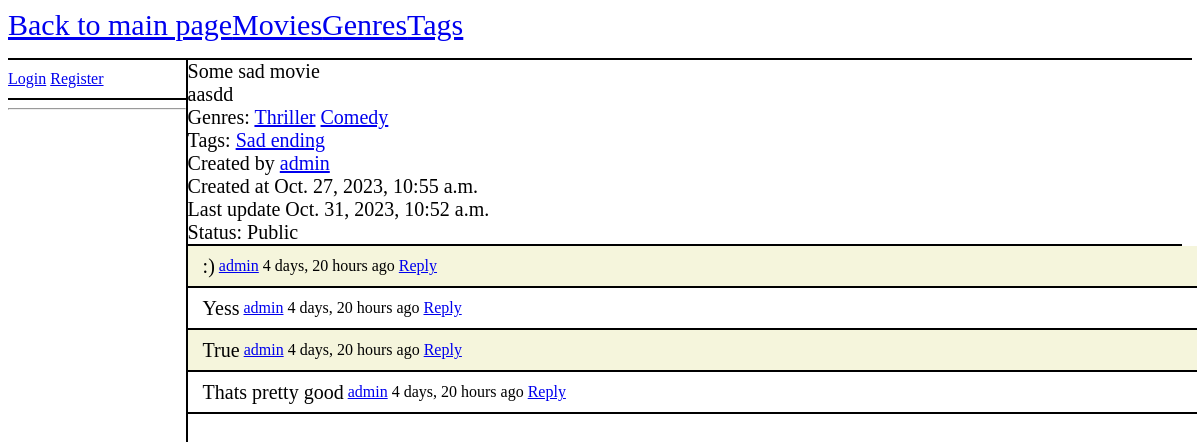
Before: /movies/movie/1/ with the older database file.
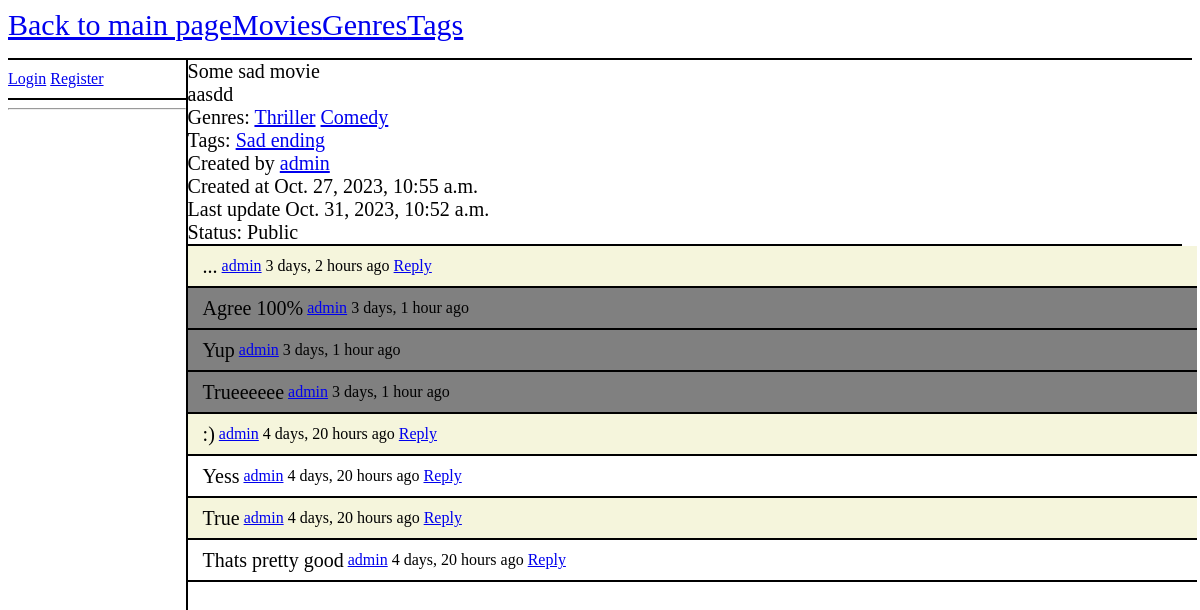
After: the same page with the newer database file.
### movies/models.py (models this page shows, shortened)
class Movie(models.Model):
    name = models.CharField(max_length=100)
    description = models.TextField(max_length=500)
    created_at = models.DateTimeField(auto_now_add=True)
    updated_at = models.DateTimeField(auto_now=True)
    created_by = models.ForeignKey(User, on_delete=models.SET_NULL, null=True, related_name='movies_created')
    updated_by = models.ForeignKey(User, on_delete=models.SET_NULL, null=True, related_name='movies_updated')
    public = models.BooleanField(default=False)
    genres = models.ManyToManyField(Genre)
    tags = models.ManyToManyField(Tag)
    def is_public(self):
        return self.public

class Genre(models.Model):
    name = models.CharField(max_length=100)
    description = models.TextField(max_length=500)
    def __str__(self):
        return self.name

class Tag(models.Model):
    name = models.CharField(max_length=100)
    description = models.TextField(max_length=500)
    def __str__(self):
        return self.name

class Comment(models.Model):
    content = models.TextField(max_length=500)
    author = models.ForeignKey(User, on_delete=models.SET_NULL, null=True)
    created_at = models.DateTimeField(auto_now_add=True)
    created_in = models.ForeignKey(Movie, on_delete=models.SET_NULL, null=True)
    reply = models.BooleanField(default=False)
    reply_to = models.ForeignKey('self', on_delete=models.SET_NULL, null=True)
    def __str__(self):
        return self.content

### movies/views.py (the view)
# urls.py: path("movie/<int:movie_id>/", views.movie_detail, name="movie_detail"),
def movie_detail(request, movie_id):
    context = {}
    movie = get_object_or_404(Movie, pk=movie_id)
    if not movie.public:
        if not request.user.is_staff:
            return HttpResponse("Movie is private")
    comments = movie.comment_set.filter(reply=False).order_by('-created_at')
    context["movie"] = movie
    context["comments"] = comments
    return render(request, "movies/movie_detail.html", context)

### movies/templates/movies/movie_detail.html (shortened to what this page needs)
{% extends 'movies/template.html' %}
{% block left_panel %}
    <hr/>
{% endblock left_panel %}
{% block content %}
    <div class = "right-panel">
        <div class = "movie-info">
            {{ movie.name }}<br/>
            {{ movie.description }}<br/>
            Genres:
            {% for genre in movie.genres.all %}
                <a href="{% url 'genre_detail' genre.id %}">{{ genre }}</a>
            {% endfor %}
            <br/>
            Tags:
            {% for tag in movie.tags.all %}
                <a href="{% url 'tag_detail' tag.id %}">{{ tag }}</a>
            {% endfor %}
            <br/>
            Created by <a href="/profile/{{ movie.created_by.id }}">{{ movie.created_by }}</a><br/>
            Created at {{ movie.created_at }}<br/>
            Last update {{ movie.updated_at }}<br/>
            {% if movie.is_public %}
                Status: Public<br/>
            {% else %}
                Status: Private<br/>
            {% endif %}
        </div>
        {% for comment in comments %}
            <div class = "comment">
                {{ comment }} <span class = "comment-author">&nbsp<a href="{% url 'user_profile' comment.author.id %}">{{ comment.author }}</a> {{ comment.created_at|timesince }} ago&nbsp<a href="{% url 'comment_reply' %}?movie={{ movie.id }}&comment={{ comment.id }}">Reply</a></span><br/>
            </div>
            {% for reply in comment.comment_set.all|dictsortreversed:"created_at" %}
                <div class = "comment-reply">
                    {{ reply }} <span class = "comment-author">&nbsp<a href="{% url 'user_profile' reply.author.id %}">{{ reply.author }}</a> {{ reply.created_at|timesince }} ago
                </div>
            {% endfor %}
        {% endfor %}
    </div>
{% endblock content %}

### movies/templates/movies/template.html
{% load static %}
<html>
    <head>
        <link rel="stylesheet" type="text/css" href="{% static 'styles/main.css' %}">
    </head>
    <body>
        <div class = "navbar">
            <a href="{% url 'index' %}">Back to main page</a>
            <a href="{% url 'movie' %}">Movies</a>
            <a href="{% url 'genre' %}">Genres</a>
            <a href="{% url 'tag' %}">Tags</a>
        </div>
        <div class = "left-panel">
            <div class = "account">
                {% if request.user.is_authenticated %}
                    <div>
                        Hi {{ request.user }} <a href="{% url 'user_profile' request.user.id %}">Profile</a>
                    </div>
                    <div>
                        <a href="{% url 'logout_from_page' %}?next={{ request.path }}">Logout</a>
                    </div>
                {% else %}
                <a href="{% url 'login_to_page' %}?next={{ request.path }}">Login</a>
                <a href="{% url 'register_to_page' %}?next={{ request.path }}">Register</a>
                {% endif%}
            </div>
            {% block left_panel %}
            {% endblock %}
        </div>
        {% block content %}
        {% endblock %}
    </body>
</html>

### movies/static/styles/main.css (style rules this page uses)
body { background-color: white; }
.navbar { border-bottom: 2px solid black; height:50px; display: sticky; }
.account { border-bottom: 2px solid black; padding-top: 10px; padding-bottom: 10px; }
.navbar > a { font-size: 30px; display: flex; justify-content: center; align-items: center; float:left; }
.left-panel { float:left; width:15%; height:90%; border-right: 2px solid black; margin-right:0; display: sticky; }
.right-panel { float:left; width: 84%; height:90%; font-size: 20px; }
.movie, .genre, .tag, .comment { font-size: 20px; min-height:40px; width:100%; border-bottom: 2px solid black; display: flex; align-items: center; padding-left: 15px; }
.comment-reply { font-size: 20px; min-height:40px; width:100%; border-bottom: 2px solid black; display: flex; align-items: center; padding-left: 15px; background-color: grey; }
.comment-author { font-size: 16px; }
.movie:nth-child(2n), .genre:nth-child(2n), .tag:nth-child(2n), .comment:nth-child(2n) { background-color: #F5F5DC; }
.movie-info, .genre-info, .tag-info { border-bottom: 2px solid black; }

Changed rows visible on the page:
added Comment: content "...", author "admin", created_at "3 days, 2 hours"
added Comment: content "Agree 100%", author "admin", created_at "3 days, 1 hour"
added Comment: content "Yup", author "admin", created_at "3 days, 1 hour"
added Comment: content "Trueeeeee", author "admin", created_at "3 days, 1 hour"
